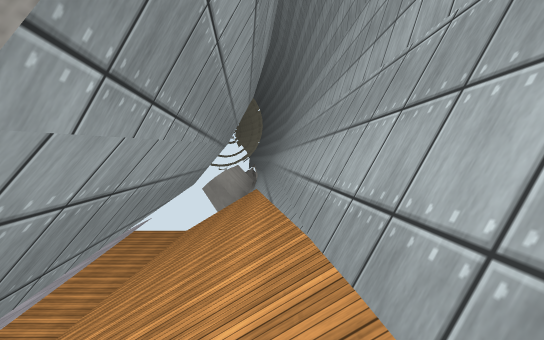
view 1 (above)

22 first-person views from a walk through a 3-D level made in the Unity game engine. The camera is 1.4 m above the floor, tilts 2° down and sees 85° across. The floor is counted in squares, 2 m on a side. Each view is taken from the middle of a square. On the plan, view 1 faces up. The plan holds only what a view shows up to about 10 squares ahead; the rest is blank. The place goes on beyond the plan. Surface patterns are stand-ins for the level's own textures.

view 2
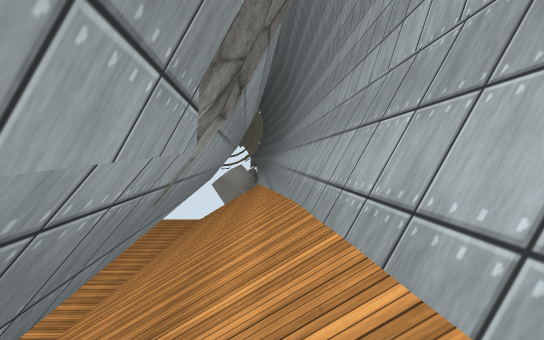

view 3
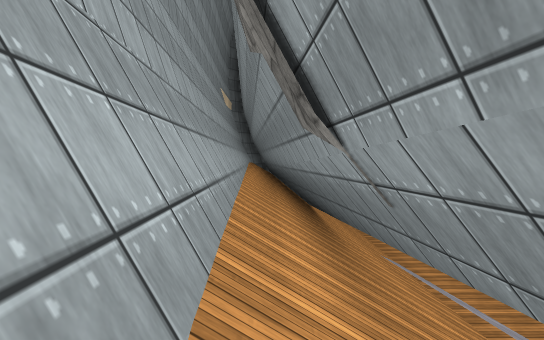

view 4
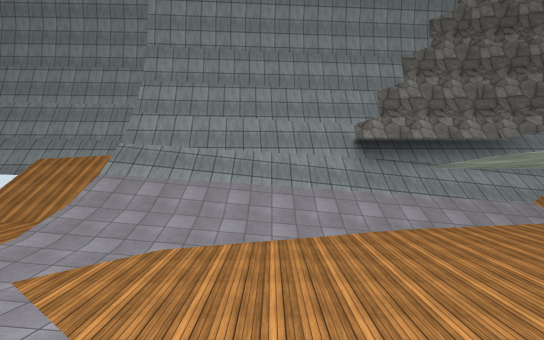

view 5
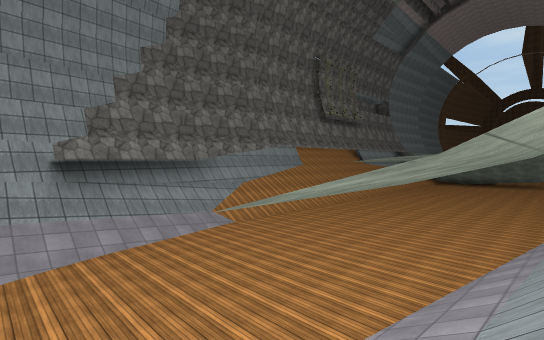

view 6
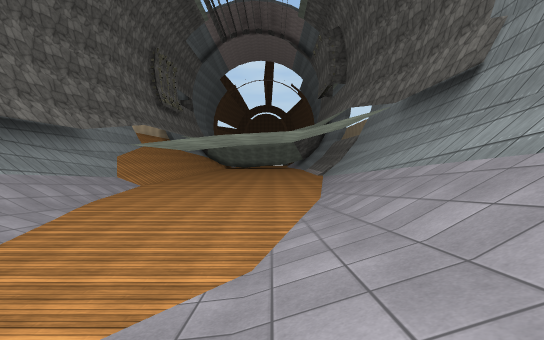

view 7
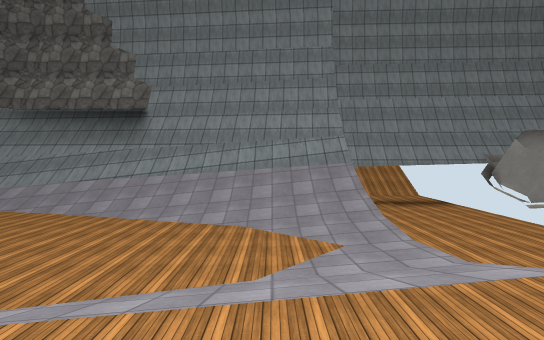

view 8
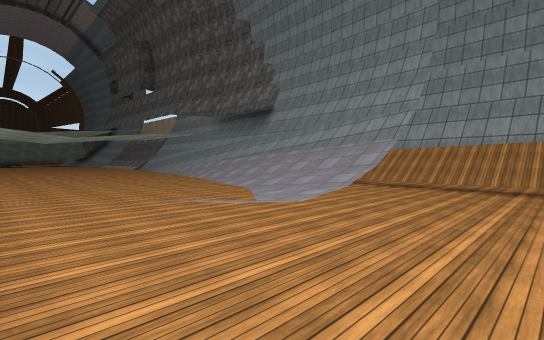

view 9
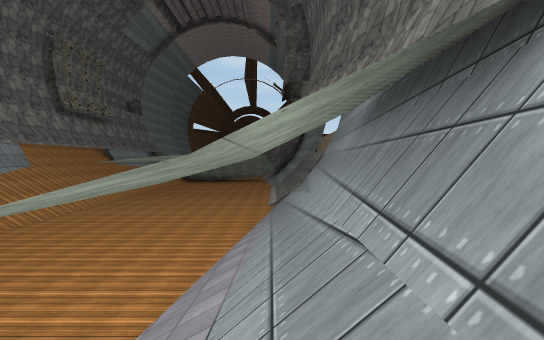

view 10
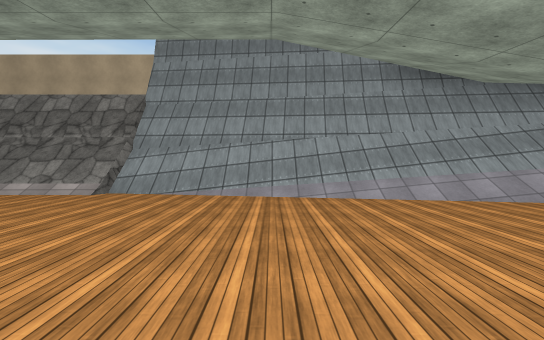

view 11
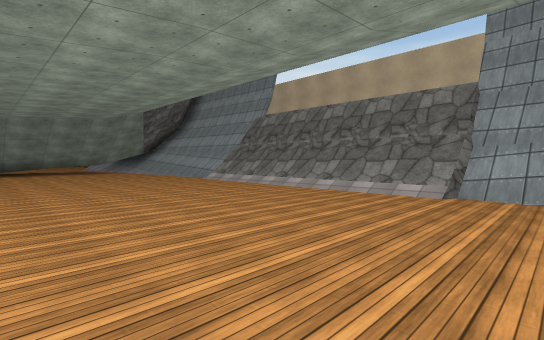

view 12
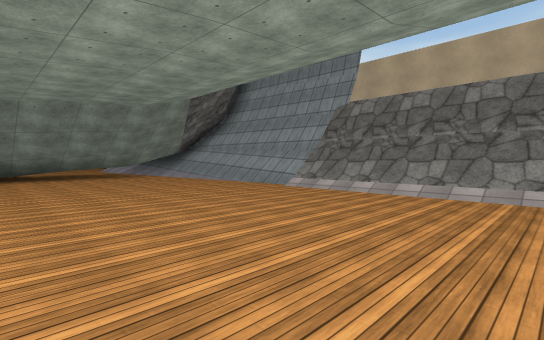

view 13
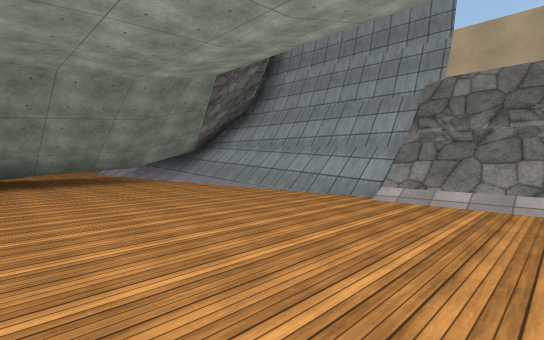

view 14
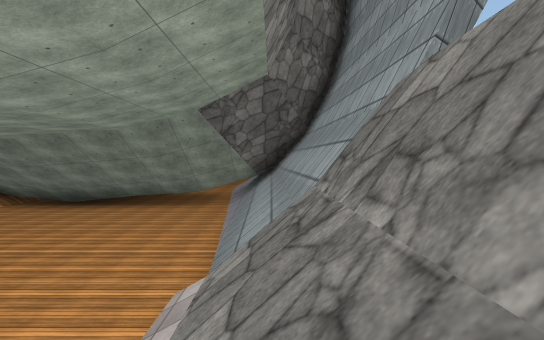

view 15
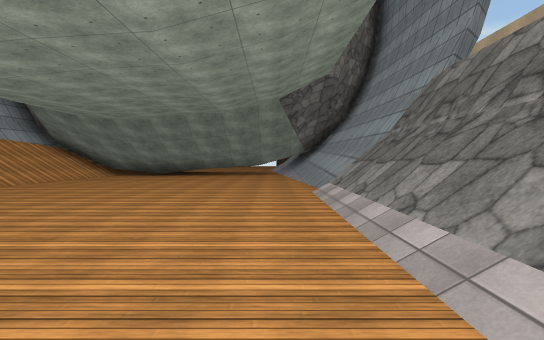

view 16
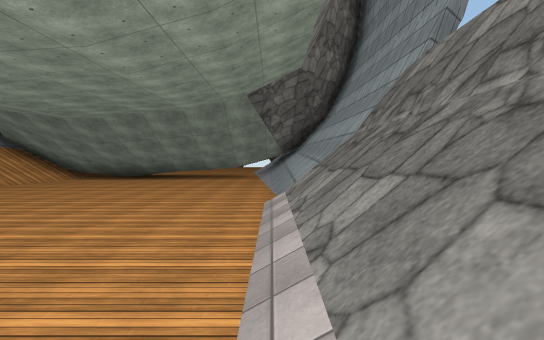

view 17
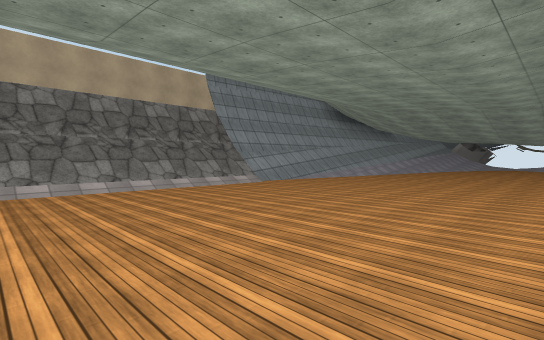

view 18
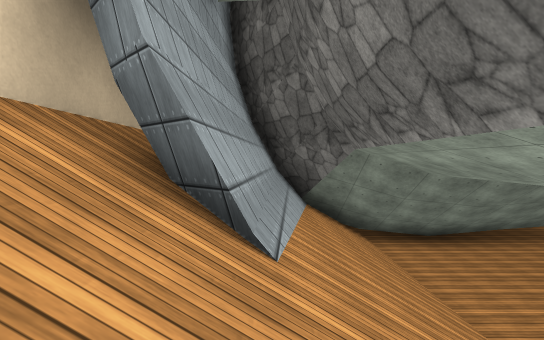

view 19
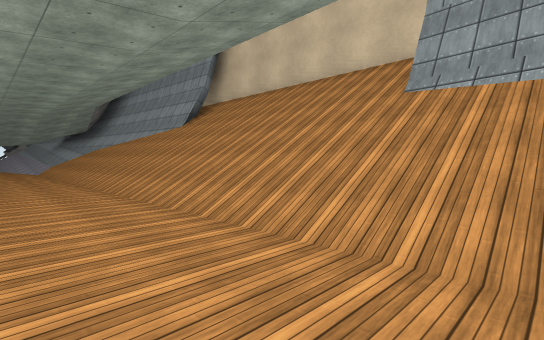

view 20
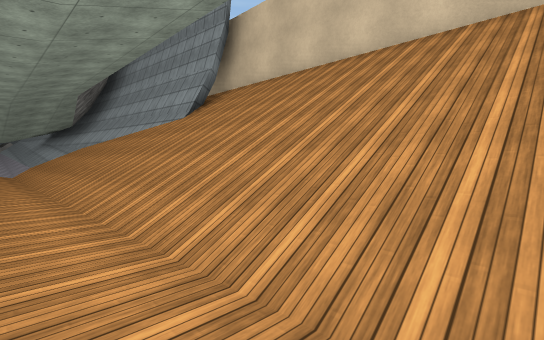

view 21
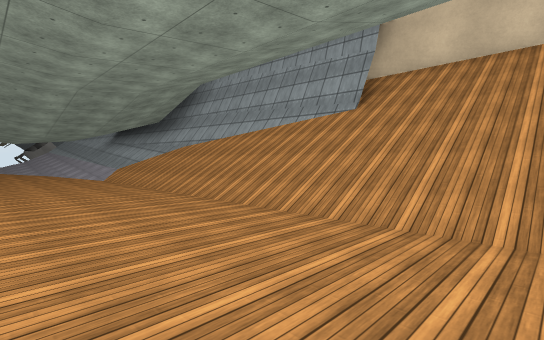

view 22
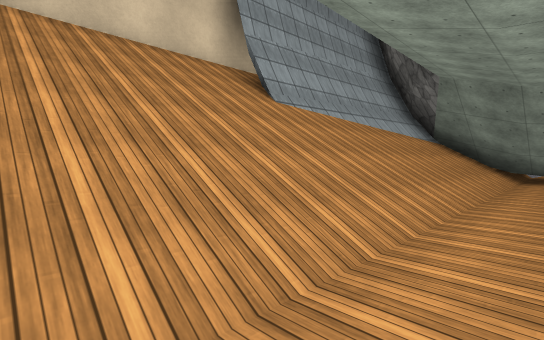

### Floor plan
Key: @ floor where view 1 was taken; # wall or solid block; . main floor; : floor 0.25 m higher than the main floor; + floor 1.25 m higher than the main floor; * floor 2.5 m higher than the main floor; % floor 3.75 m higher than the main floor; / step, stairs or slope; ^ raised ledge; v drop or lower ground.
Columns run from 14 left of view 1 to 2 right of it. Each row starts with its distance up from view 1.
 11               #
 10 vvv .......://#
  9 vvv .......://#
  8 vvv .......://#
  7 v###////://://#
  6  ##////:://:+/#
  5   #////..://+/##
  4   #///:...//+/##
  3   #///....//#*/#
  2   #///....//#*/#
  1   #///....:/##/#
  0   #//....../##@#
 -1   #//....../^#/#
 -2   #//......//#/#
 -3  ##//......//#%#
 -4  ##//......//#%#
 -5  ##/.......:/###
 -6  ##/.......:/##
 -7  ##/.......:/##
 -8  ##/.......://#
 -9  ##/.......://#
-10  #//.......://##
-11  #/........://###
-12  #//.......:////#
-13  #//.......:////#
-14  #//.......:////#
-15  #//.......:////#
-16  #//.......:////#
-17  #//.......:////#
-18  #//.......:////#
-19  #//.......://###
-20  #/........://##
-21  #//.......://#
-22  #//.......://#
-23  #//.......://#
-24  #//.......://#
-25  ##/.......:###
-26  #############

Positions as (right, up) in squares from view 1, and headings:
1: (0, 0), facing up
2: (0, -2), facing up
3: (0, 3), facing down
4: (-10, 3), facing right
5: (-11, 2), facing down-right
6: (-8, 7), facing down
7: (-2, 5), facing left
8: (-3, 10), facing down-left
9: (-11, 2), facing down
10: (-5, -8), facing left
11: (-5, -10), facing down-left
12: (-5, -14), facing down-left
13: (-6, -17), facing down-left
14: (-12, -16), facing down
15: (-10, -13), facing down
16: (-11, -14), facing down
17: (-4, -18), facing up-left
18: (0, -17), facing down
19: (-5, -21), facing up-right
20: (-4, -19), facing up-right
21: (-6, -15), facing up-right
22: (-4, -15), facing down-right
